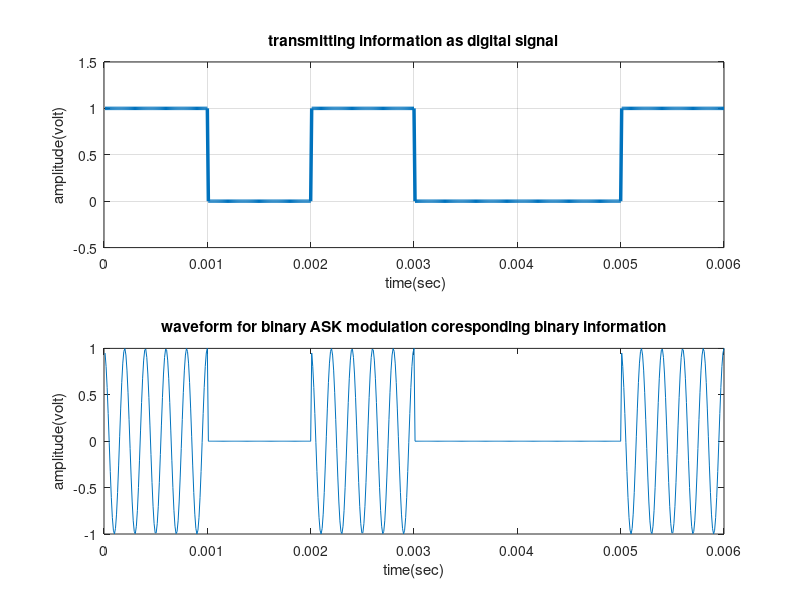

This chart was generated by the following MATLAB code:
%>>>>>>>>> MATLAB code for binary ASK modulation and de-modulation >>>>>>>%
clc;
clear all;
close all;
x=[1 0 1 0 0 1];                                    % Binary Information
bp=.001;                                                    % bit period
disp(' Binary information at Trans mitter :');
disp(x);
%XX representation of transmitting binary information as digital signal XXX
bit=[]; 
for n=1:1:length(x)
    if x(n)==1;
       se=ones(1,100);
    else x(n)==0;
        se=zeros(1,100);
    end
     bit=[bit se];
end
t1=bp/100:bp/100:100*length(x)*(bp/100);
subplot(2,1,1);
plot(t1,bit,'lineWidth',2.5);grid on;
axis([ 0 bp*length(x) -.5 1.5]);
ylabel('amplitude(volt)');
xlabel(' time(sec)');
title('transmitting information as digital signal');
%XXXXXXXXXXXXXXXXXXXXXXX Binary-ASK modulation XXXXXXXXXXXXXXXXXXXXXXXXXXX%
A1=1;                      % Amplitude of carrier signal for information 1
A2=0;                       % Amplitude of carrier signal for information 0
br=1/bp;                                                         % bit rate
f=br*5;                                                 % carrier frequency 
t2=bp/99:bp/99:bp;                 
ss=length(t2);
m=[];
for (i=1:1:length(x))
    if (x(i)==1)
        y=A1*cos(2*pi*f*t2);
    else
        y=A2*cos(2*pi*f*t2);
    end
    m=[m y];
end
t3=bp/99:bp/99:bp*length(x);
subplot(2,1,2);
plot(t3,m);
xlabel('time(sec)');
ylabel('amplitude(volt)');
title('waveform for binary ASK modulation coresponding binary information');
%XXXXXXXXXXXXXXXXXXXX Binary ASK demodulation XXXXXXXXXXXXXXXXXXXXXXXXXXXXX
mn=[];
% for n=ss:ss:length(m)
%   t=bp/99:bp/99:bp;
%   y=cos(2*pi*f*t);                                        % carrier siignal 
%   mm=y.*m((n-(ss-1)):n);
%   t4=bp/99:bp/99:bp;
%   z=trapz(t4,mm)                                              % intregation 
%   zz=round((2*z/bp))                                     
%   if(zz>7.5)                                  % logic level = (A1+A2)/2=7.5
%     a=1;
%   else
%     a=0;
%   end
%   mn=[mn a];
% end
% disp(' Binary information at Reciver :');
% disp(mn);
% %XXXXX Representation of binary information as digital signal which achived 
% %after ASK demodulation XXXXXXXXXXXXXXXXXXXXXXXXXXXXXXXXXXXXXXXXXXXXXXXXXXX
% bit=[];
% for n=1:length(mn);
%     if mn(n)==1;
%        se=ones(1,100);
%     else mn(n)==0;
%         se=zeros(1,100);
%     end
%      bit=[bit se];
% end
% t4=bp/100:bp/100:100*length(mn)*(bp/100);
% subplot(3,1,3)
% plot(t4,bit,'LineWidth',2.5);grid on;
% axis([ 0 bp*length(mn) -.5 1.5]);
% ylabel('amplitude(volt)');
% xlabel(' time(sec)');
% title('recived information as digital signal after binary ASK demodulation');
%>>>>>>>>>>>>>>>>>>>>>>>>>> end of program >>>>>>>>>>>>>>>>>>>>>>>>>>>>>>%